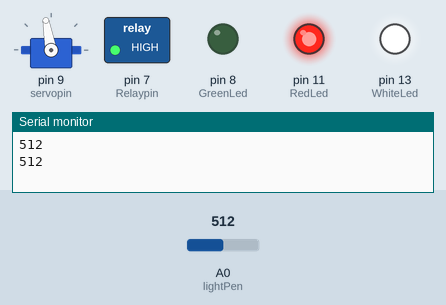
The sketch below on a simulated Arduino Uno, built with avr-gcc and run on an emulated ATmega328P. On the bench: servo, switched loads named in the sketch (green lamp = pin HIGH), output pins drawn as LEDs (lit = HIGH), the last lines printed to the serial monitor. Inputs (shaded band) come from the test bench; at power-on: A0 (lightPen) = 512.

Above: at 6.8 s.
6.9 s: A0 (lightPen) set to 162
11.4 s: A0 (lightPen) set to 136
At 13.0 s:
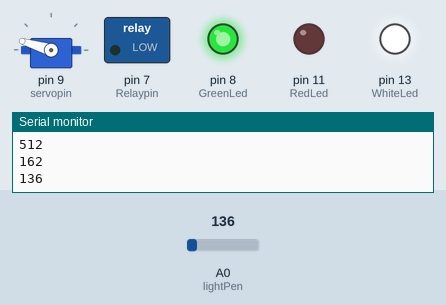
15.9 s: A0 (lightPen) set to 160
At 18.8 s:
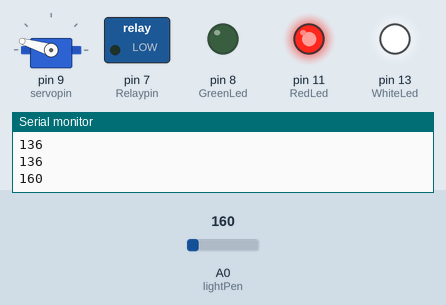
24.5 s: A0 (lightPen) set to 140
At 28.1 s:
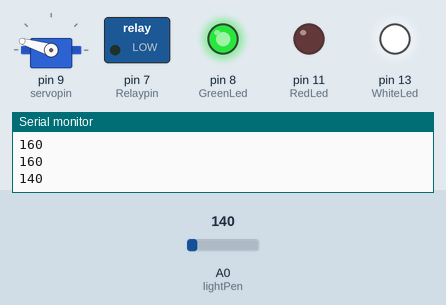
29.0 s: A0 (lightPen) set to 306
At 30.4 s:
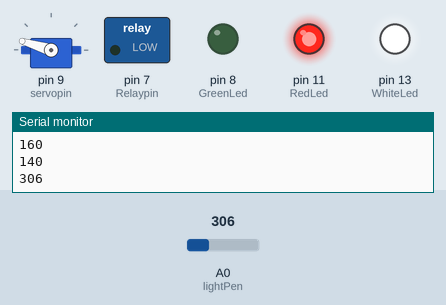
Timing chart, 0 to 32.0 s (numbered marks = the images above; inputs shaded):
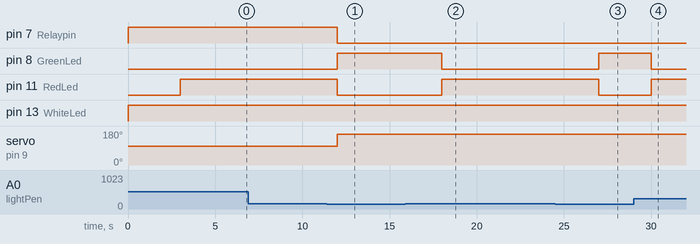

Measured:
- the behaviour switches between 151 and 150 on A0 (lightPen) (found by bisection; images 0 and 1)
- after the input at 11.4 s, pin 7 (Relaypin), pin 11 (RedLed): HIGH → LOW after 0.60 s; pin 8 (GreenLed): LOW → HIGH after 0.60 s; servo on pin 9 (servopin): 100° → 163° after 0.60 s
- after the input at 15.9 s, pin 8 (GreenLed): HIGH → LOW after 2.1 s; pin 11 (RedLed): LOW → HIGH after 2.1 s
- after the input at 24.5 s, pin 8 (GreenLed): LOW → HIGH after 2.5 s; pin 11 (RedLed): HIGH → LOW after 2.5 s
- after the input at 29.0 s, pin 8 (GreenLed): HIGH → LOW after 1.0 s; pin 11 (RedLed): LOW → HIGH after 1.0 s

The sketch:

Chem-e-car.ino
```cpp
#include <Servo.h>

int WhiteLed = 13;
int GreenLed =  8;
int RedLed = 11;
int lightPen = A0;
int lightVal;
int servopin = 9;
int Relaypin = 7;
int SERVO_STARTPOS = 163;
int SERVO_ENDPOS = 100;
bool on = true; //global variable

// 163 STARTING POSTION OF SERVO MOTOR (this is for car 1 curious george)
// 100  CONFIRMED IS THE FINAL POSITION (CAR 1 curious george)

// 163 STARTING POSITION OF SERVO MOTOR (this is for car 2 scotty mcqueen)
// 100  CONFIRMED IS THE FINAL POSITION  (car 2 scotty mcqueen)

Servo myservo;


void setup() {
  // put your setup code here, to run once:
  Serial.begin(9600);
  pinMode(lightPen, INPUT);
  pinMode(WhiteLed, OUTPUT);
  pinMode(GreenLed, OUTPUT);
  pinMode(RedLed, OUTPUT);
  pinMode(Relaypin, OUTPUT);
  myservo.write(SERVO_STARTPOS);
  myservo.attach(servopin);

}

void loop() {

//Always have the white LED ON
digitalWrite(WhiteLed, HIGH); // white LED ON


/* I added this since I previously had the condition that if the photoresistor was over or below a value it would
either turn on or off the relay. Instead, I made the "on" bool so that once the reaction occured the car can turn off.
*/
if(on){
digitalWrite(Relaypin, HIGH);
myservo.write(SERVO_ENDPOS);
}
  else{
  digitalWrite(Relaypin, LOW);  // stops the car
  myservo.write(SERVO_STARTPOS); // servo goes to its original position
   }


/*  delay is so that the solutions have time to settle down before recording the light value from the photoresistor,
  otherwise this would go below the lightval threshold of 150
*/
delay(3000);

lightVal = analogRead(lightPen); // records photoresistor
Serial.println(lightVal);

//myservo.write(SERVO_STARTPOS);  used testing/debugging purposes

// Once the solutions are settled (after 3 secs), have the photoresistor begin to record the light passing through the beaker
if(lightVal > 150){
digitalWrite(RedLed, HIGH);
digitalWrite(GreenLed, LOW);
myservo.write(100);          // turn servo arm to position 100 (push down)
}
  // Once the reaction occurs do the following:
  else {
  digitalWrite(GreenLed, HIGH);
  digitalWrite(RedLed,LOW );
  on = false;

  }


}
```
